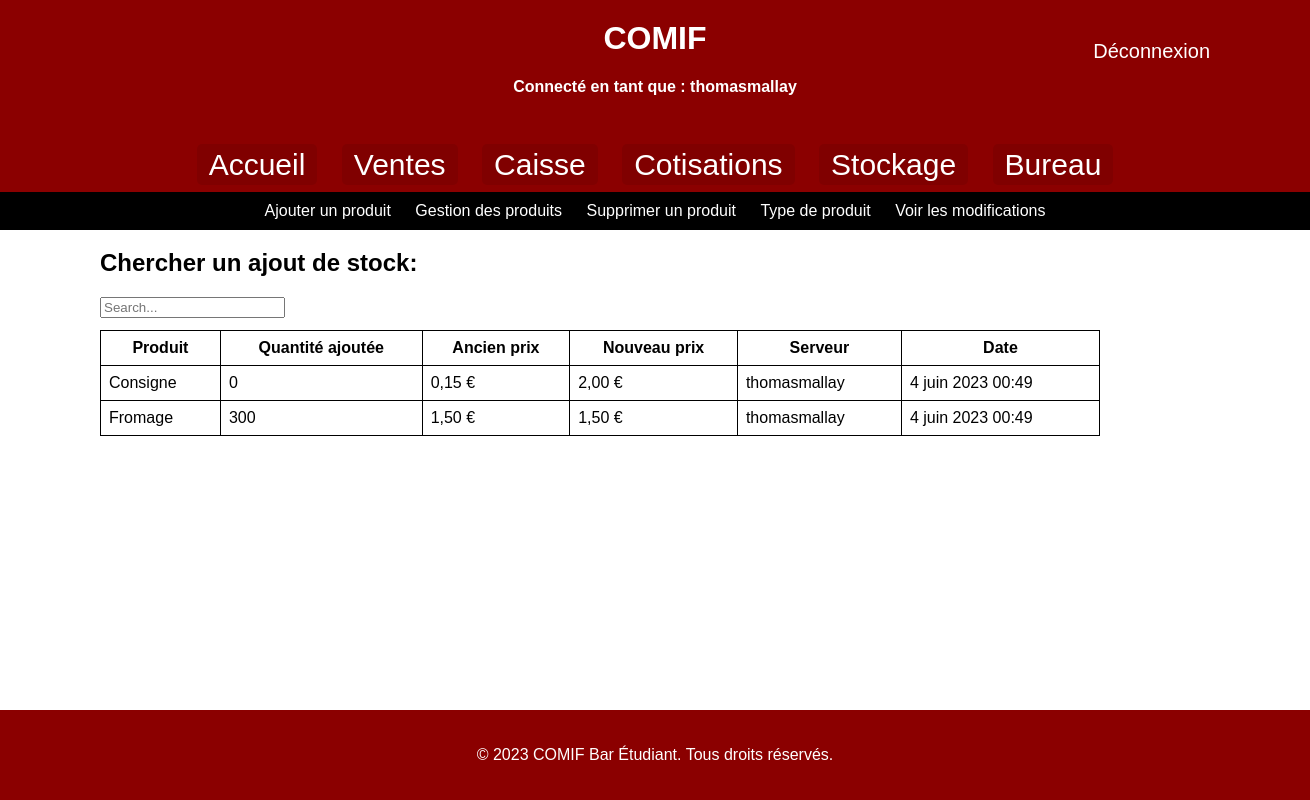
/voirajtproduits/ (signed in), run on the app's committed database.
### AppCotisants/models.py (models this page shows)
class AjoutStock(models.Model):
    produit_id = models.ForeignKey(Produits, on_delete=models.CASCADE, default=1)
    produit = models.CharField(max_length=50, default='')
    quantity = models.IntegerField(default=0)
    nouv_prix = models.DecimalField(max_digits=8, decimal_places=2, default='0')
    ancien_prix = models.DecimalField(max_digits=8, decimal_places=2, default='0')
    compte_serveur = models.CharField(max_length=30)
    date = models.DateTimeField(auto_now_add=True)

### AppCotisants/views.py (the view)
# urls.py: path('voirajtproduits/', views2.voir_ajoutstock),
@login_required
def voir_ajoutstock(request):
    return render(request, 'voirajtproduits.html',{'dataAjoutStock':AjoutStock.objects.order_by('-date').all(),'username': request.user.username})

### templates/voirajtproduits.html (shortened to what this page needs)
<!DOCTYPE html>
<html>
<head>
    {% load static %}
</head>
<body>
<header>
    <h1>COMIF</h1>
    <h4 style="color: white;">Connecté en tant que : {{ username }}</h4>
    <a href="{% url 'logout' %}" style="font-size: 20px; position: absolute; top: 40px; right: 100px;
     color: white; text-decoration: none;">Déconnexion</a>
</header>
  <nav>
    <a href="/welcome">Accueil</a>
    <a href="/ajtvente">Ventes</a>
    <a href="/gstsoldes">Caisse</a>
    <a href="/ajtcotisants">Cotisations</a>
    <a href="/ajtproduits">Stockage</a>
    <a href="/tresorerie">Bureau</a>
  </nav>
  <div class="navbar">
    <a href="/ajtproduits">Ajouter un produit</a>
    <a href="/gstproduits">Gestion des produits</a>
    <a href="/supproduits">Supprimer un produit</a>
    <a href="/type_produits">Type de produit</a>
    <a href="/voirajtproduits">Voir les modifications</a>
  </div>
<section>
    <h2>Chercher un ajout de stock:</h2>
    <div class="form-group">
        <input id="search" class="form-control" type="text" placeholder="Search...">
    </div>
    <br />
    <div class="scrollable-table">
        <table width="600" border="1" style="border-collapse:collapse;">
            <thead>
            <tr>
                <th>Produit</th>
                <th>Quantité ajoutée</th>
                <th>Ancien prix</th>
                <th>Nouveau prix</th>
                <th>Serveur</th>
                <th>Date</th>
            </tr>
            </thead>
            <tbody id="myTable">
            {% for a in dataAjoutStock|slice:":10" %}
              <tr>
                <td>{{ a.produit }}</td>
                <td>{{ a.quantity }}</td>
                <td>{{ a.ancien_prix }} €</td>
                <td>{{ a.nouv_prix }} €</td>
                <td>{{ a.compte_serveur }}</td>
                <td>{{ a.date }}</td>
              </tr>
            {% endfor %}
            </tbody>
        </table>
    </div>
</section>
<footer>
    <p>&copy; 2023 COMIF Bar Étudiant. Tous droits réservés.</p>
</footer>
</body>
</html>

### templates/voirajtproduits.html (style rules this page uses)
body { font-family: Arial, sans-serif; margin: 0; padding: 0; background-size: cover; background-position: center; display: flex; flex-direction: column; min-height: 100vh; }
header { background-color: #8B0000; color: #fff; padding: 20px; text-align: center; }
h1 { margin: 0; }
nav { background-color: #8B0000; color: #fff; padding: 10px; text-align: center; }
nav a { color: #fff; text-decoration: none; margin: 0 10px; font-size: 30px; padding: 4px 12px; border-radius: 5px; background-color: #800000; }
.navbar { background-color: #000; color: #fff; text-align: center; padding: 10px; }
.navbar a { color: #fff; text-decoration: none; margin: 0 10px; }
section { position: absolute; top: O px; left: 100px; position: relative; margin-bottom:300px; }
footer { background-color: #8B0000; color: #fff; padding: 20px; text-align: center; margin-top: auto; }
table { border-collapse: collapse; width: 1000px; }
th, td { border: 1px solid black; padding: 8px; }
.scrollable-table { position: absolute; top: 100px; left: 0px; height: 300px; overflow-y: scroll; }

### data on the page
AjoutStock: produit "Consigne", quantity "0", ancien_prix "0,15", nouv_prix "2,00", compte_serveur "thomasmallay", date "4 juin 2023 00:49"
AjoutStock: produit "Fromage", quantity "300", ancien_prix "1,50", nouv_prix "1,50", compte_serveur "thomasmallay", date "4 juin 2023 00:49"

### other printed values
{{ username }} "thomasmallay"
